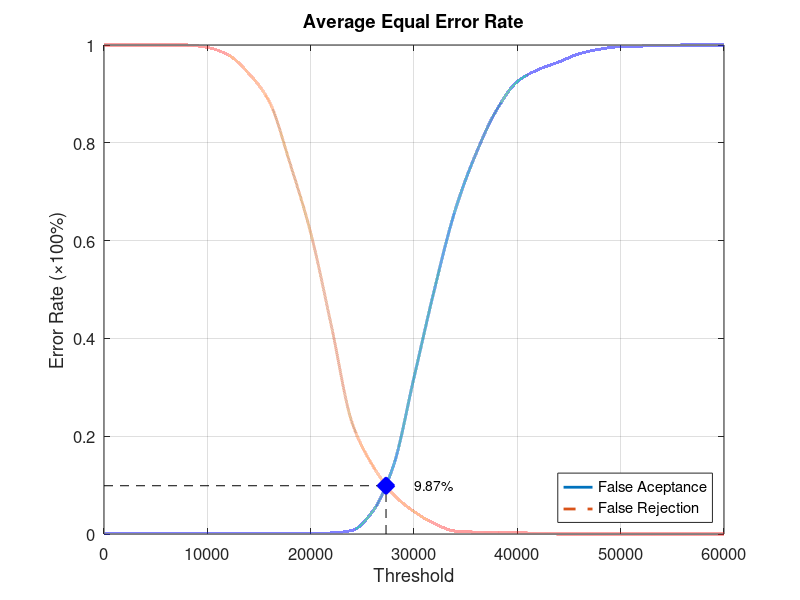
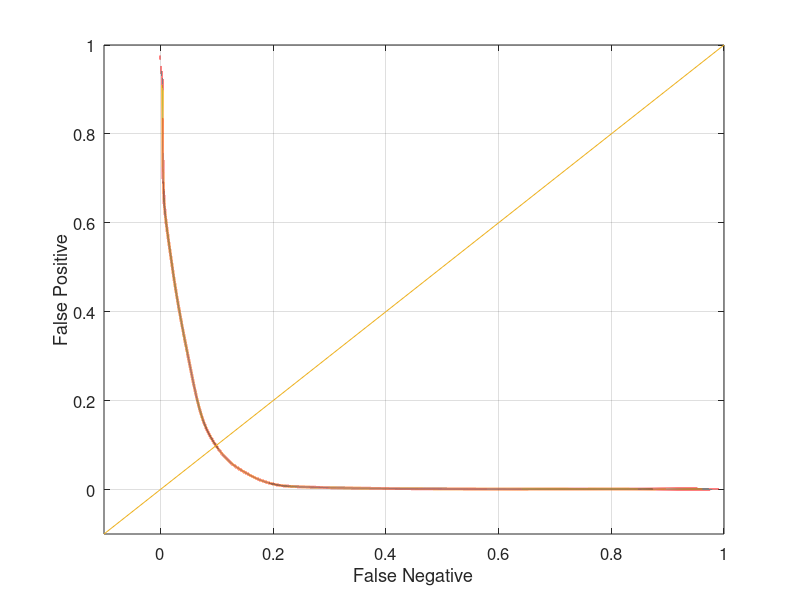

Here is the MATLAB script that generated these plots, in order:
function yEER = Database4Average
close all;
clear;
clc;
x = 0:2000:60000;
xq = 0:0.5:60000;

y0 = [0 0.00105263 0.00105263 0.00105263 0.00105263 0.00105263 0.00105263 0.00105263 0.00105263 0.00105263 0.00105263 0.00210526 0.00736842 0.0463158 0.138947 0.32 0.502105 0.663158 0.777895 0.867368 0.925263 0.949474 0.965263 0.982105 0.991579 0.996842 0.997895 0.998947 1 1 1];
yy0 = interp1(x, y0, xq, 'pchip');
y1 = [1 1 1 1 1 0.995 0.98 0.942 0.884 0.758 0.616 0.426 0.228 0.14 0.081 0.046 0.021 0.006 0.004 0.004 0.003 0.001 0 0 0 0 0 0 0 0 0];
yy1 = interp1(x, y1, xq, 'pchip');

% Calculating EER: 
y2 = abs(y0 - y1);
find(y2 == min(y2))
yy2 = abs(yy0 - yy1);
xEER = find(yy2 == min(yy2));
xEERIndex = xq(xEER) % X-axis EER
yEER = yy0(xEER) % Y-axis EER

main = figure
plot(xq, yy0,'-','LineWidth', 2);	hold on
plot(xq, yy1,'--','LineWidth', 2);	hold on
plot([xEERIndex xEERIndex], [0 yEER], 'k--');	hold on
plot([0 xEERIndex], [yEER yEER], 'k--');	hold on
plot(xEERIndex, yEER, 'bx', 'LineWidth', 10);	hold on
text(xEERIndex + 10 * xEERIndex / 100, yEER, [num2str(round((10000 * yEER)) / 100) '%'])
legend('False Aceptance', 'False Rejection', 'Location', 'SouthEast')
xlabel('Threshold')
ylabel('Error Rate (\times100%)')
title('Average Equal Error Rate')
set(gca, 'FontSize', 12)
axis([0 60000 0 1])
grid on

print(main, 'Database4AverageMain', '-dpng');
FNRxFPR = figure('Color', [1 1 1]);
plot(yy1, yy0, '-', yy1, yy0, 'LineWidth', 2);
hold on
y = -0.1:0.1:1
plot(y, y); 
set(gca, 'FontSize', 12)
xlabel('False Negative')
ylabel('False Positive')
axis([-0.1 1 -0.1 1])
set(gca, 'FontSize', 12)
grid on

print(FNRxFPR, 'Database4AverageFNRxFPR','-dpng');
end
